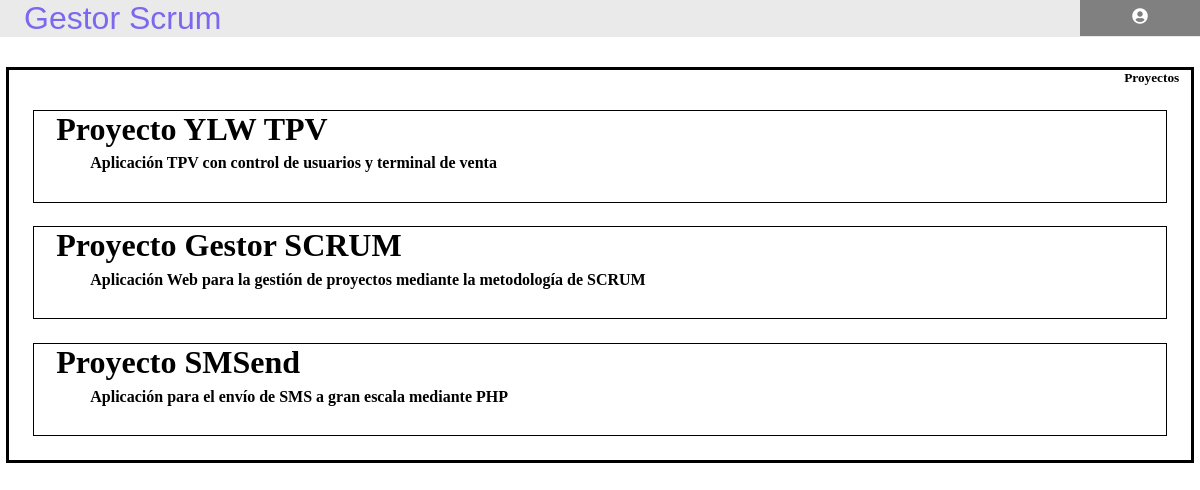
Screenshot of /UserPanel.php with the database file from the repository.
### tables this page shows
CREATE TABLE `Proyectos` (
  `ID_Proyecto` int(11) NOT NULL,
  `Nombre_Proyecto` varchar(50) NOT NULL,
  `Fecha_Inicio_Proyecto` date NOT NULL,
  `Fecha_Final_Proyecto` date NOT NULL,
  `Descripcion_Proyecto` varchar(256) DEFAULT NULL,
  `PO_Proyecto` varchar(100) NOT NULL,
  `SM_Proyecto` varchar(100) NOT NULL
);

### UserPanel.php (the view, shortened to what this page needs)
<!DOCTYPE html>
<html lang="es" dir="ltr">
  <head>
    <link rel="stylesheet" type="text/css" href="CSS/UserPanel_CSS/Styles.css">
  	<link rel="stylesheet" href="https://use.fontawesome.com/releases/v5.5.0/css/all.css">
  </head>
  <body onload="allowedOperations()">
    <header>
      <?php
        echo "<div class='Logo'>Gestor Scrum</div>";
        echo "<nav>";
          echo "<ul id='Menu'>";
            echo "<li><a><i class='fas fa-user-circle'></i> ".$_SESSION['InputUser']."</a>";
            echo "</li>";
          echo "</ul>";
        echo "</nav>";
      ?>
    </header>
    <?php
      $Connection = new mysqli("localhost", "scrum", "P@ssw0rd", "BD_Scrum");
      $Connection->set_charset("utf8");
      $Query = "SELECT *  FROM Proyectos";
      echo '<div class="GlobalContainer">';
      echo '<h5 class="GlobalContainerName">Proyectos</h5>';
      if ($Result = $Connection->query($Query)) {
        while ($Row = $Result->fetch_row()) {
          echo "<a><div class='LocalContainer' onclick='showProjectInfo(this)'>";
          echo "<h1 class='ProjectTitle'>$Row[1]</h1>";
          echo "<br>";
          echo "<p class='ProjectDesc'><b>$Row[4]</b></p>";
          echo "<br>";
          echo "</div><a>";
        }
      }
      echo "</div>";
    ?>
  </body>
</html>

### CSS/UserPanel_CSS/Styles.css (style rules this page uses)
.GlobalContainer { border: 3px solid black; margin: 2.5% 0.5% 0.5% 0.5%; }
.GlobalContainerName { text-align: right; margin-right: 1%; }
.LocalContainer { border: 1px solid black; margin: 2% 2% 2% 2%; cursor: pointer; }
.Logo { display: flex; font-size: 2em; color: Mediumslateblue; margin-left: 2%; align-content: center; }
a { text-decoration: none; color: black; }
.ProjectTitle { margin-left: 2%; }
.ProjectDesc { margin-left: 5%; margin-top: -1%; margin-bottom: 1%; }
* { margin: 0; padding: 0; }
header { font-family: Helvetica; width: auto; margin: 0 auto; background-color: #eaeaea; }
ul { list-style: none; }
nav { margin-top: -39px; float:right; }
#Menu li>a { background-color: grey; color: white; padding: 10px; display: block; text-decoration: none; min-width: 100px; }
#Menu>li { float: left; text-align:center }

### rows the page displays
proyectos: Nombre_Proyecto "Proyecto YLW TPV", Descripcion_Proyecto "Aplicación TPV con control de usuarios y terminal de venta"
proyectos: Nombre_Proyecto "Proyecto Gestor SCRUM", Descripcion_Proyecto "Aplicación Web para la gestión de proyectos mediante la metodología de SCRUM"
proyectos: Nombre_Proyecto "Proyecto SMSend", Descripcion_Proyecto "Aplicación para el envío de SMS a gran escala mediante PHP"
